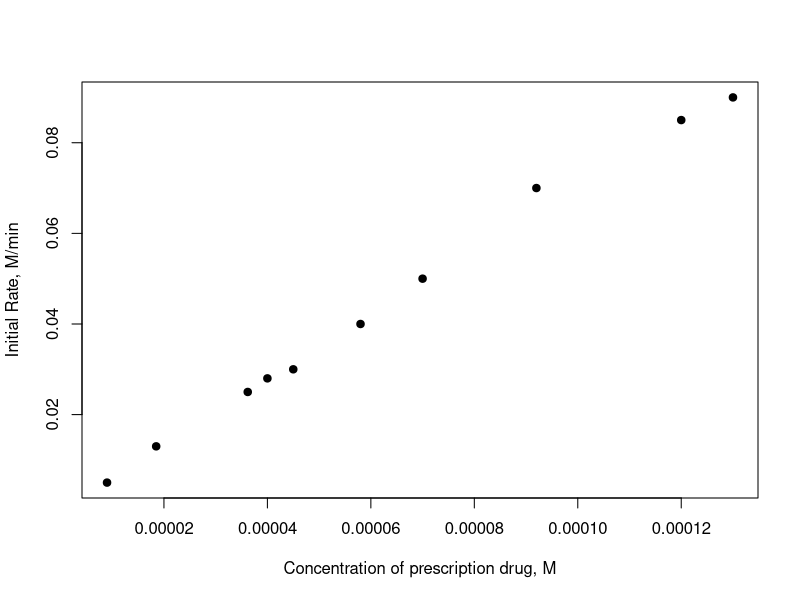
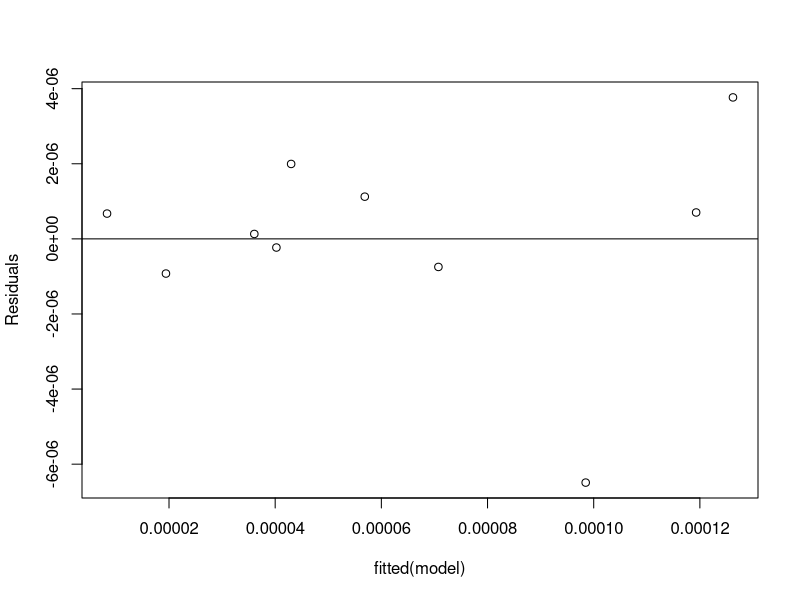
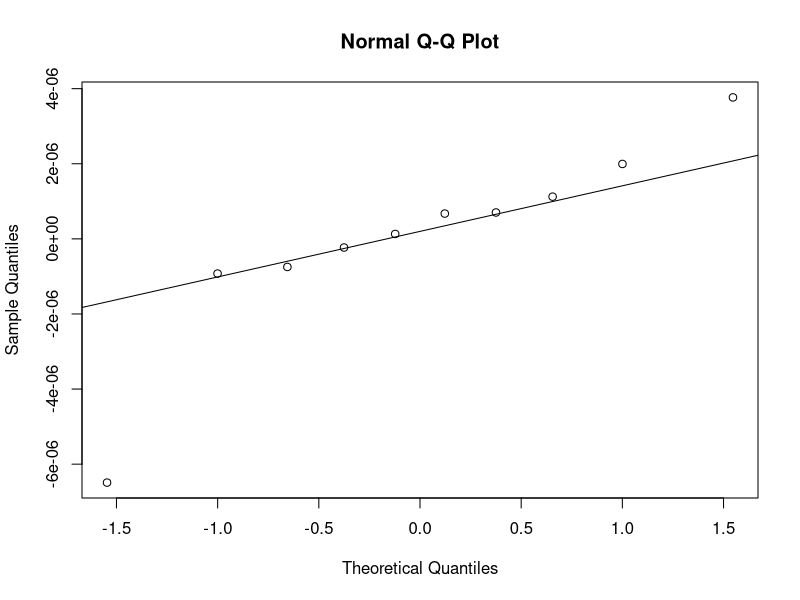

Generate these figures, in order, with R:
## ---- chunk 1
setwd("C:/Book/Chapter3/Examples")
data <-read.csv(file="Ex3.1.csv",head=TRUE,sep=",")
data=data[c(1:10),c(2:3)];
data
plot(data$InitialRate,data$PresDrug,xlab="Concentration of prescription drug, M",ylab="Initial Rate, M/min",pch=19)
## ---- chunk 2
model <-lm(data$InitialRate~data$PresDrug)
summary(model)
## ---- chunk 3
#Extract the residuals of the model
resi <-residuals(model)

#Plot the residuals versus fitted plot
plot(fitted(model),resi,ylab="Residuals")

#Add a horizontal line at 0
abline(0,0)
## ---- chunk 4
#Create the Q-Q plot for residuals
qqnorm(resi)

#Add a straight diagonal line to the plot
qqline(resi)
